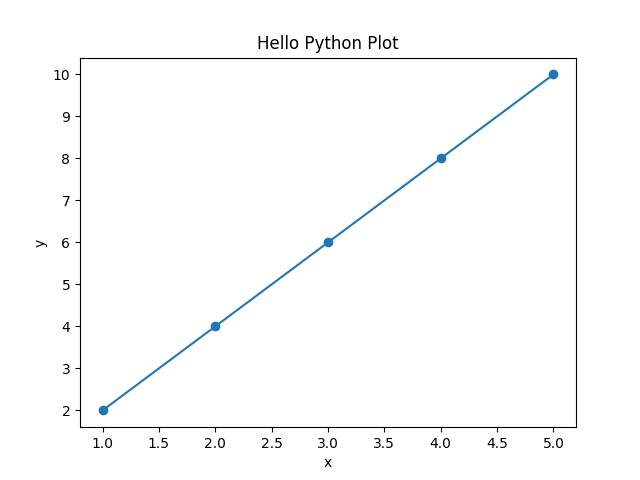

Generate this figure with Python:
import pandas as pd
import numpy as np
import matplotlib.pyplot as plt

# 1. 打印Hello Python
print("Hello Python from KISARA")

# 2. 创建简单数据
data = {'x': np.arange(1, 6), 'y': [2, 4, 6, 8, 10]}
df = pd.DataFrame(data)

# 3. 打印数据
print(df)

# 4. 画折线图
plt.figure()
plt.plot(df['x'], df['y'], marker='o')
plt.title("Hello Python Plot")
plt.xlabel("x")
plt.ylabel("y")
plt.savefig("kaggle_t1_plot.png")
print("图已保存为 kaggle_t1_plot.png")